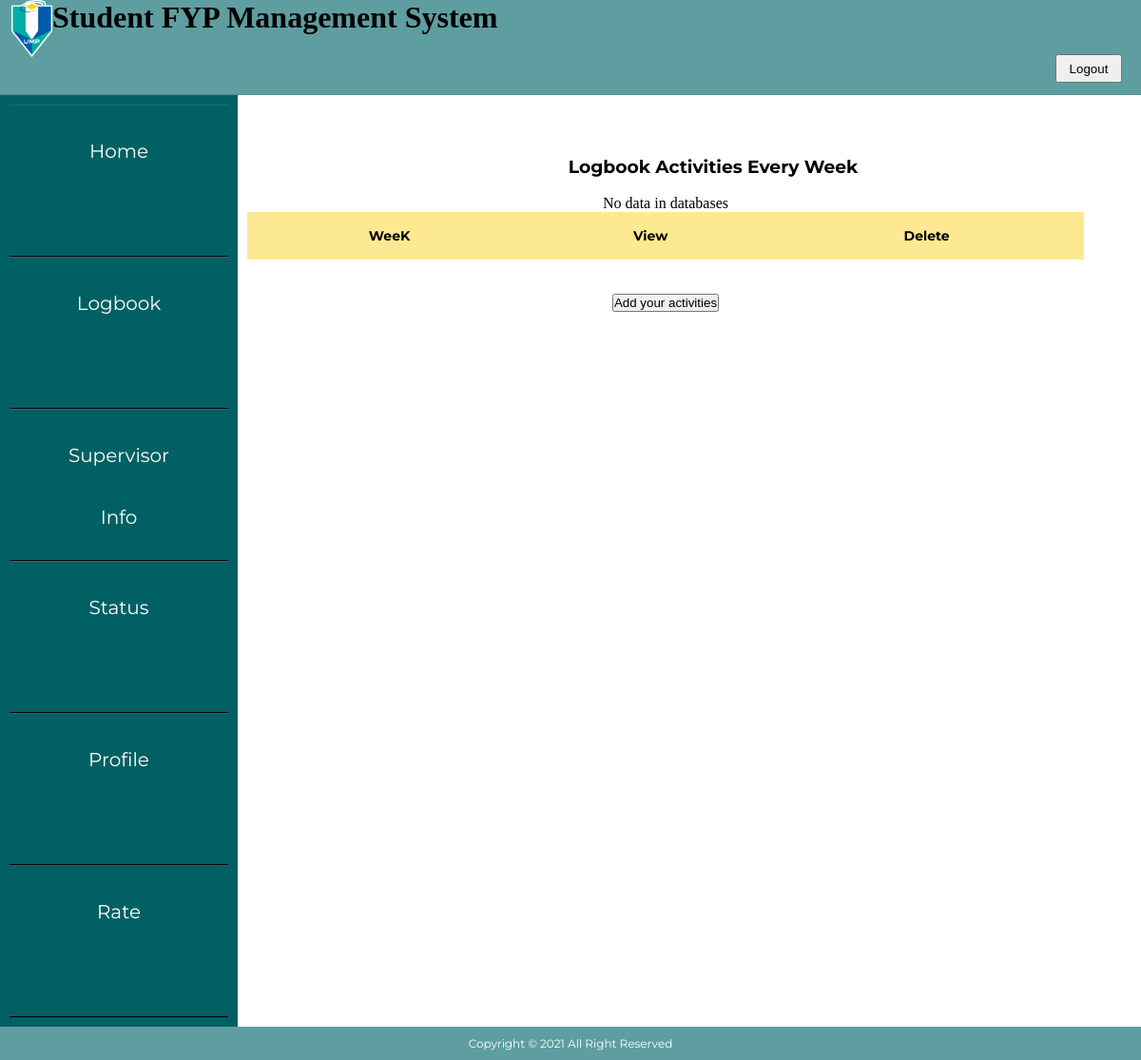
The page /logbookfyp1page2.php (signed in) on the database as committed earlier.
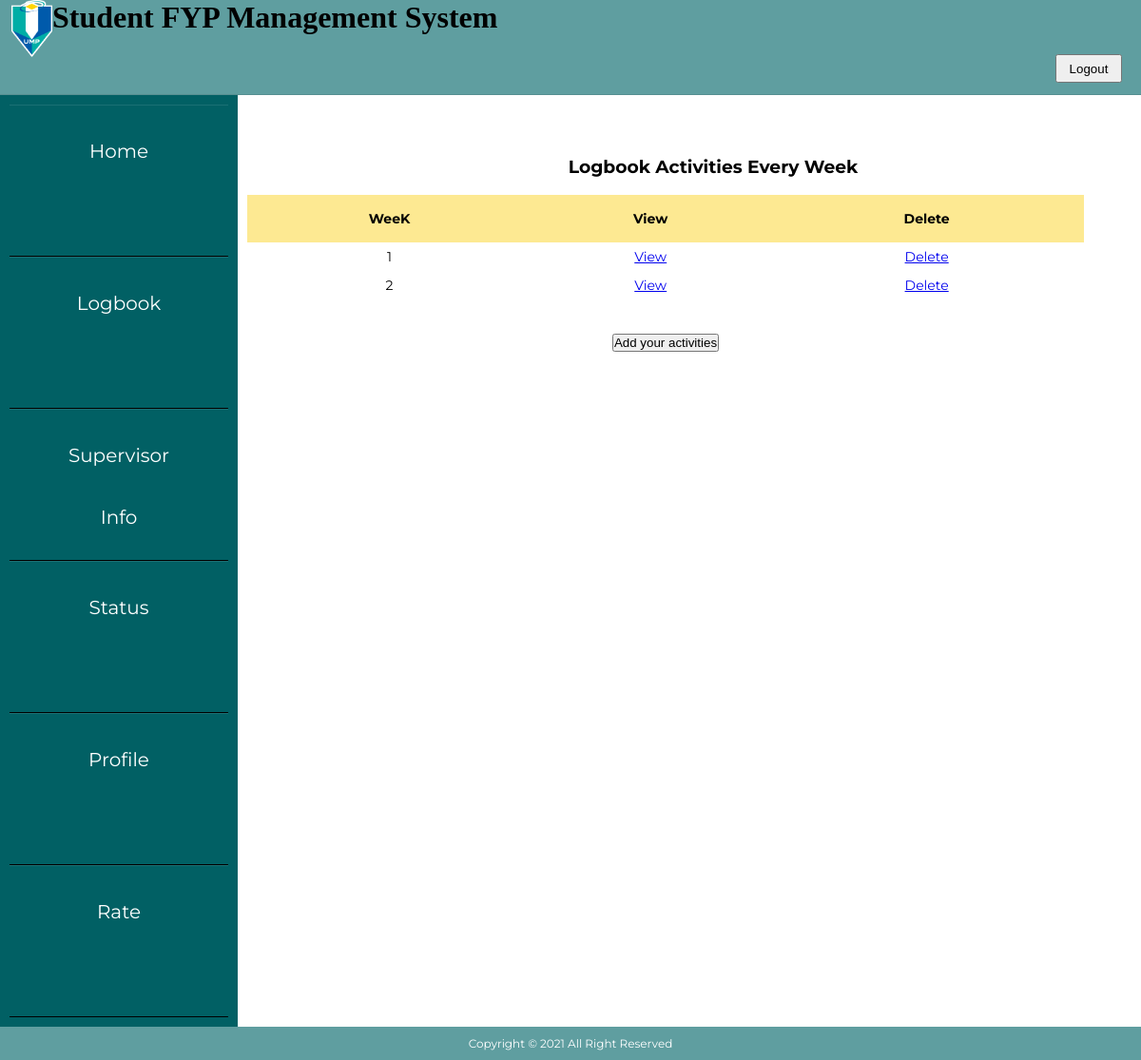
The same page on the database as committed later.
### tables this page shows
CREATE TABLE `logbook` (
  `logbookid` int(100) NOT NULL,
  `fyptitle` varchar(100) NOT NULL,
  `week` int(19) NOT NULL,
  `date` date NOT NULL,
  `logdesc` varchar(200) NOT NULL,
  `file` int(11) NOT NULL,
  `logbookfeedback` varchar(200) NOT NULL,
  `matricid` varchar(10) NOT NULL
);

### logbookfyp1page2.php (the view, shortened to what this page needs)
<?php
include_once './include/config.php';
session_start();?>
<!DOCTYPE html>
<html lang="en">
    <head>
        <link href="css/layout.css" type="text/css" rel="stylesheet" media="screen,projection">
        <link href="css/sidebar.css" type="text/css" rel="stylesheet" media="screen,projection">
    </head>
    <body>
    <div class="header">
        <div class ="inner_header">
            <div class="logo_container">
            <img src="umplogo.png" alt="imgheader">
            </div><div class="textheader"><h1>Student FYP Management System</h1><div><nav>
                <li><span><a href="logout.php"><button>Logout</button></a></span></li>
      </nav>
</div></div>
        </div>
</div>
<div class="row">
    <div class="column left">
    <ul>
    <li> <a href="studenthome2.php" class="button" name="home">Home</a></li>
        <li><a href="logbookfyp1page2.php" class="button"  name="studinfo">Logbook</a></li>
       <li><a href="studentsvinfo.php" class="button" name="profile">Supervisor Info</a></li>
        <li><a href="studentfyp1status.php" class="button" name="status">Status</a></li>
       <li><a href="profile.php" class="button"  name="profile">Profile</a></li>
       <li><a href="#" class="button"  name="report">Rate</a></li>
    </div>
    <div class="column right">
        <br>
    <div align="center"><h3>Logbook Activities Every Week</h3><br>
    <form>
<table class="center">
    <tr>
        <th>WeeK</th>
        <th>View</th>
        <th>Delete</th>
    </tr>
    <tr>
       <?php
           $sql = "select week from logbook where matricid='".$_SESSION['User']."'";
           $result = $conn -> query($sql);
           if ($result !== false && $result->num_rows > 0) {
            while($row = $result->fetch_assoc()) {
          ?>
                 <tr>
                  <td><?php echo $row['week'] ?></td>
                  <td><a href="viewlogbook.php?id=<?php echo $row['week'] ?>">View</a></td>
                  <td><a href="deletelogbook.php?week=<?php echo $row['week'] ?>">Delete</a></td></tr>
          <?php
            }
          } else { ?>
              <p align ="center"><?php echo "No data in databases";?></p> <?php
          }
          ?>
</table>
<br><br>
</form>
<a href="logbookfyp1.php"><input type="submit" value="Add your activities" /></a>
    </div>
</div>
<footer id="footer">
                        <span> Copyright &copy; 2021 All Right Reserved</span>
            </footer>
    </body>
</html>

Rows that differ between the two databases and show on the page:
added logbook: week "1"
added logbook: week "2"
Other text that changed with them:
text no longer shown: "No data in databases"
